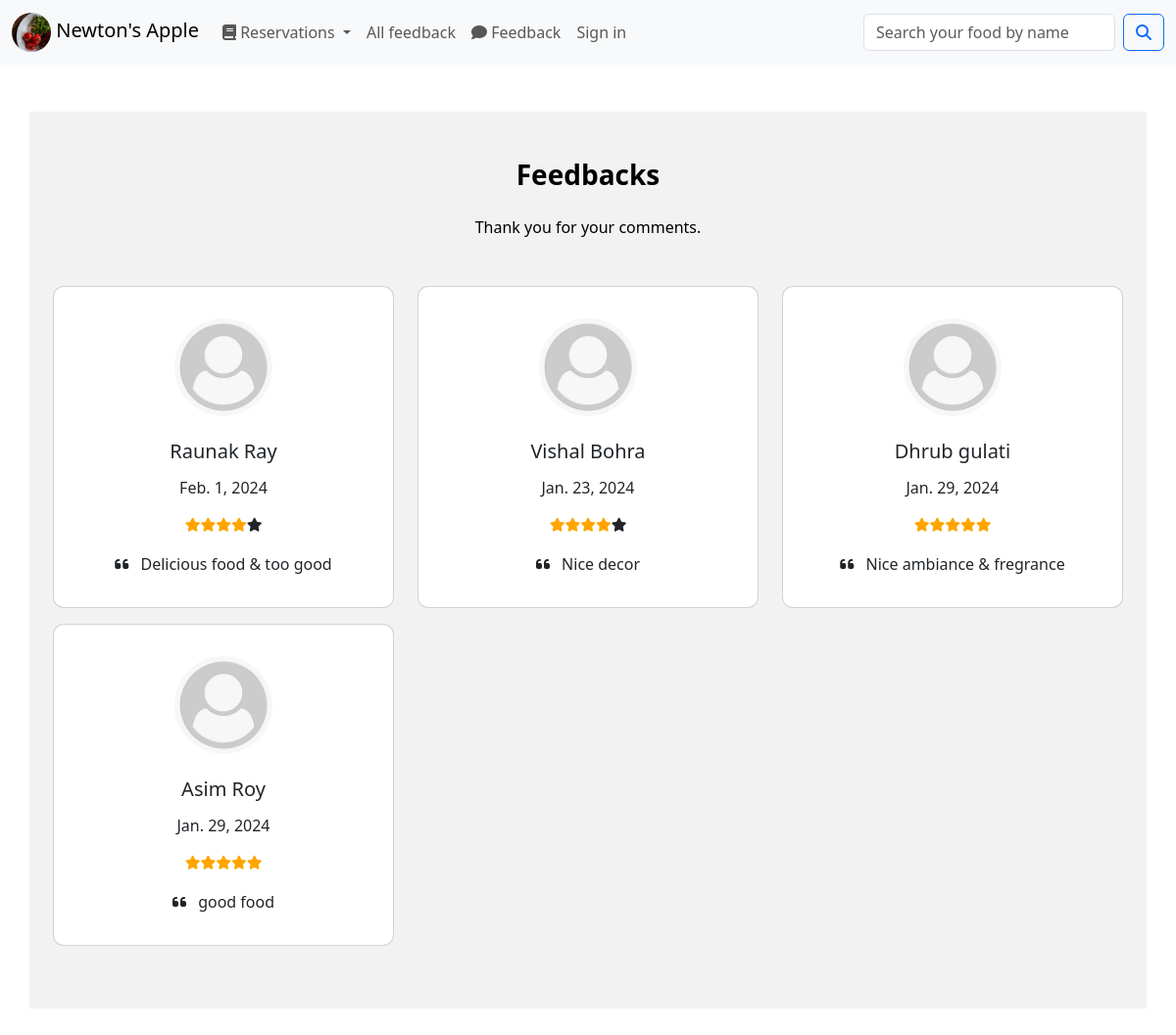
Page /restroapp/allfeedback/ on the committed database.
### home/models.py (models this page shows, shortened)
class Feedback(models.Model): # ******* django will create a table with name = Modelname+S, so it will become Feedbacks
    cname = models.CharField('customer name', max_length=50)  # customer name is the label used for this field in admin panel / form.py
    cemail = models.CharField(max_length=100)
    cphn = models.CharField(max_length=15)
    fbdesc = models.TextField(null=True)
    fbdate = models.DateField()
    fbid = models.AutoField(primary_key=True) # primary keys are read-only fields
    rating = models.IntegerField(default=4) #FloatField(default = 4.0)
    approved = models.BooleanField(default = False)

### home/views.py (the view)
def allfeedback(request):
    allfb = Feedback.objects.filter(approved = True)  # list of objects
    ctxt = {"fblist" : allfb}
    return render(request, 'feedbacks/showfeedbacks.html', ctxt)

### home/templates/feedbacks/showfeedbacks.html (shortened to what this page needs)
{% extends "base.html" %}
{% block body%}
<div class="container py-5">
  <div class="row">
    <section style="color: #000; background-color: #f3f2f2;">
      <div class="container py-5">
        <div class="row d-flex justify-content-center">
          <div class="col-md-10 col-xl-8 text-center">
            <h3 class="fw-bold mb-4">Feedbacks</h3>
            <p class="mb-4 pb-2 mb-md-5 pb-md-0">
              Thank you for your comments.
            </p>
          </div>
        </div>
        <div class="row text-center">
          {% for fb in fblist %}
          <div class="col-md-4 mb-4 mb-md-0">
            <div class="card mb-3" style="border-radius: .7rem;">
              <div class="card-body py-4 mt-2">
                <div class="d-flex justify-content-center mb-4">
                  <img src="/static/images/user.jpg" class="rounded-circle shadow-1-strong" width="100" height="100" />
                </div>
                <h5 class="font-weight-bold">{{fb.cname}}</h5>
                <h6 class="font-weight-bold my-3">{{fb.fbdate}}</h6>
                <ul class="list-unstyled d-flex justify-content-center">
                {% if fb.rating > 0 %}
                  <li><i class="fa fa-star fa-sm {% if fb.rating  >= 1 %} checked {% endif %} "></i></li>
                  <li><i class="fa fa-star fa-sm {% if fb.rating  >= 2 %} checked {% endif %} "></i></li>
                  <li><i class="fa fa-star fa-sm {% if fb.rating  >= 3 %} checked {% endif %} "></i></li>
                  <li><i class="fa fa-star fa-sm {% if fb.rating  >= 4 %} checked {% endif %} "></i></li>
                  <li><i class="fa fa-star fa-sm {% if fb.rating  >= 5 %} checked {% endif %} "></i></li>
                {% endif %}
              </ul>
                <p class="mb-2">
                  <i class="fas fa-quote-left pe-2"></i> {{fb.fbdesc}}
                </p>
              </div>
            </div>
          </div>
          {% endfor %}
        </div>
      </div>
    </section>
  </div>
</div>
{% endblock body%}

### home/templates/feedbacks/showfeedbacks.html (style rules this page uses)
.card { border-radius: .7rem; }
.checked { color: orange; }

### rows in the picture
Feedback: cname "Raunak Ray", fbdate "Feb. 1, 2024", rating 4 (drawn), fbdesc "Delicious food & too good"
Feedback: cname "Vishal Bohra", fbdate "Jan. 23, 2024", rating 4 (drawn), fbdesc "Nice decor"
Feedback: cname "Dhrub gulati", fbdate "Jan. 29, 2024", rating 5 (drawn), fbdesc "Nice ambiance & fregrance"
Feedback: cname "Asim Roy", fbdate "Jan. 29, 2024", rating 5 (drawn), fbdesc "good food"
